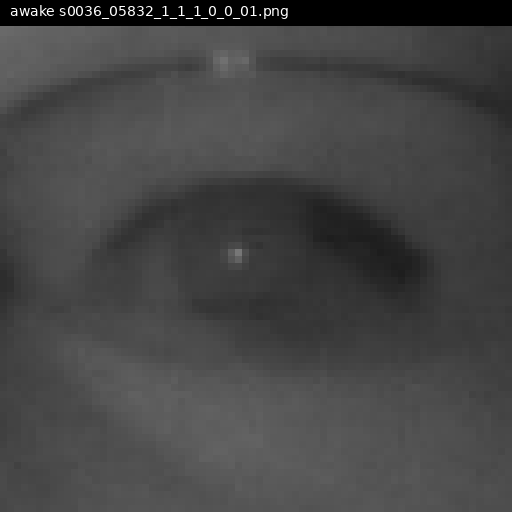
#> input picture glass1_samples/awake_0_s0036_05832_1_1_1_0_0_01.png, 512 x 512 px, found by its file name
$ python composite_step.py
#> lines starting #> are read from the running program, lines starting #| are printed output that depends on the picture; pictures that were not available may be replaced by others from this repository, and a replacement may not be noted
#!/usr/bin/env python3
import os, random
import numpy as np
from PIL import Image, ImageFilter

SRC_DIR = '/home/bobby/OCEC/glass1_samples'
REFL_DIR = '/home/bobby/OCEC/blender_out3/reflections'
OUT_DIR = '/home/bobby/OCEC/blender_out3'

samples = [
    'awake_0_s0036_05832_1_1_1_0_0_01.png',
    'sleepy_0_s0037_04771_1_1_0_1_0_01.png',
    'awake_2_s0035_00444_0_1_1_0_1_02.png',
    'sleepy_1_s0012_02860_0_1_0_2_1_01.png',
]
VARIANTS = 4

for fname in samples:
    base = os.path.splitext(fname)[0]
    eye = np.array(Image.open(os.path.join(SRC_DIR, fname)).convert('L'), np.float32)
    h, w = eye.shape
#> h = 512; w = 512

    for v in range(VARIANTS):
        random.seed(42 + v * 1000 + hash(fname) % 10000)
        refl = np.array(Image.open(os.path.join(REFL_DIR, f'{base}_refl_v{v}.png')).convert('L'), np.float32)
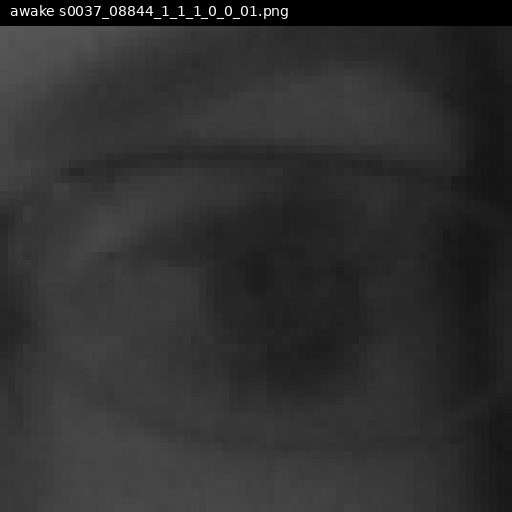
#> input picture glass1_samples/awake_3_s0037_08844_1_1_1_0_0_01.png, 512 x 512 px, given in place of awake_0_s0036_05832_1_1_1_0_0_01_refl_v0.png, which was not available

        # Elliptical lens mask, biased lower
        cy = int(h * random.uniform(0.50, 0.60))
#> cy = 260
        cx = int(w * random.uniform(0.45, 0.55))
#> cx = 245
        rx = int(w * random.uniform(0.35, 0.50))
#> rx = 235
        ry = int(h * random.uniform(0.40, 0.58))
#> ry = 249
        yy, xx = np.ogrid[:h, :w]
#> yy = 512 values from 0 to 511
        dist = ((xx - cx) / rx) ** 2 + ((yy - cy) / ry) ** 2

        edge_w = random.uniform(0.05, 0.15)
        mask = np.clip(1.0 - (dist - (1.0 - edge_w)) / edge_w, 0, 1)
        mask[dist > 1.0] = 0

        mask_img = Image.fromarray((mask * 255).astype(np.uint8)).filter(ImageFilter.GaussianBlur(radius=random.uniform(3, 8)))
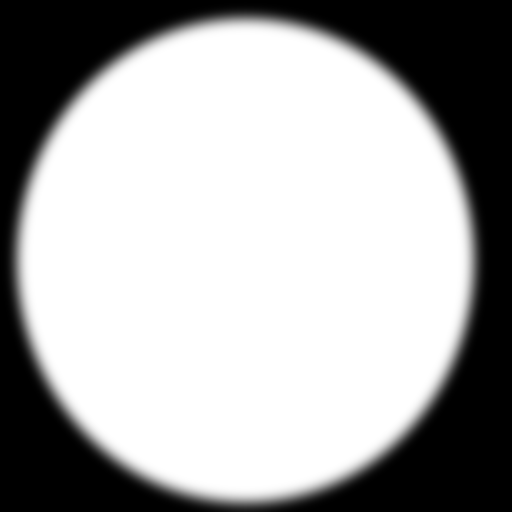
#> mask_img: PIL image 512x512 L; min 0, max 255, mean 168.9
        mask = np.array(mask_img, np.float32) / 255.0

        # Gradient: upper stronger
        y_grad = np.linspace(1.0, 0.55, h)[:, None]
        mask = mask * y_grad
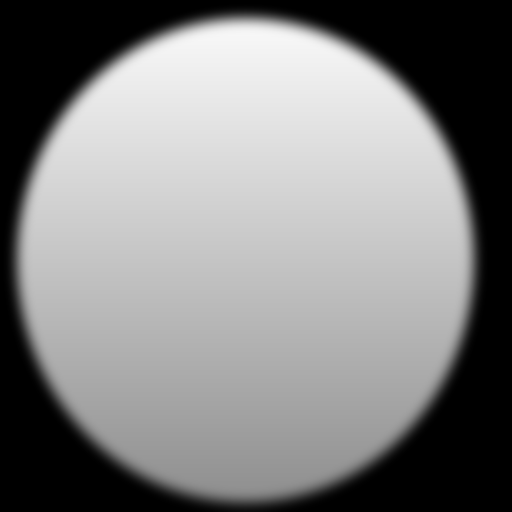
#> mask: shape (512, 512) float64; min 0, max 0.969, mean 0.511

        # Blend reflection onto eye
        alpha = mask * random.uniform(0.25, 0.50)
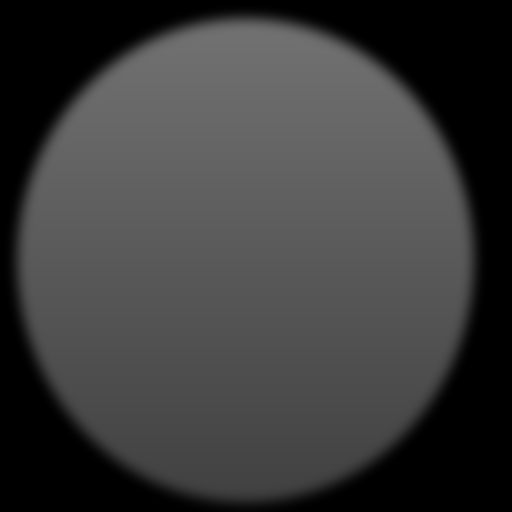
#> alpha: shape (512, 512) float64; min 0, max 0.443, mean 0.233
        out = eye * (1.0 - alpha) + refl * alpha

        # Specular glint spots
        for _ in range(random.randint(2, 5)):
            sx = random.randint(int(w*0.15), int(w*0.85))
            sy = random.randint(int(h*0.1), int(h*0.55))
            sr = random.randint(4, 16)
            strength = random.uniform(0.3, 0.7)
            spot = np.exp(-((xx-sx)**2 + (yy-sy)**2) / (2*sr**2))
            out = np.clip(out + spot * strength * mask * 255, 0, 255)

        # Bloom
        out_img = Image.fromarray(out.astype(np.uint8))
        bloom = np.array(out_img.filter(ImageFilter.GaussianBlur(radius=4)), np.float32)
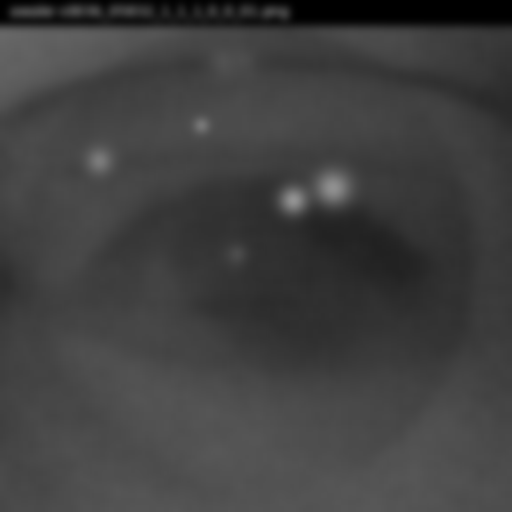
#> bloom: shape (512, 512) float32; min 0, max 147, mean 64
        out = np.clip(out * 0.85 + bloom * 0.15, 0, 255)

        out_path = os.path.join(OUT_DIR, f'{base}_composite_v{v}.png')
        Image.fromarray(out.astype(np.uint8)).save(out_path)
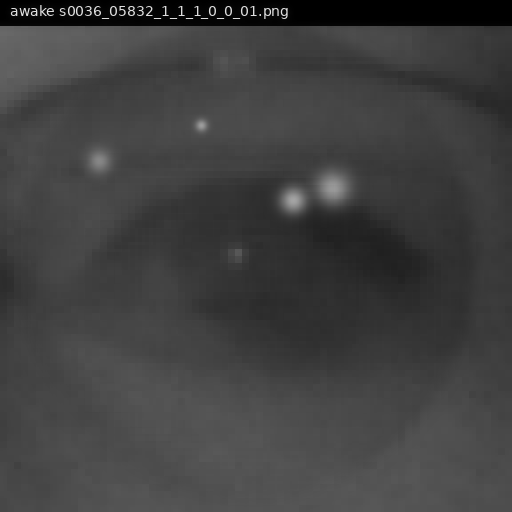
#> saved as awake_0_s0036_05832_1_1_1_0_0_01_composite_v0.png: PIL image 512x512 L; min 0, max 227, mean 63.9
#> (the run stopped early here; a loop or call above may not have finished)
